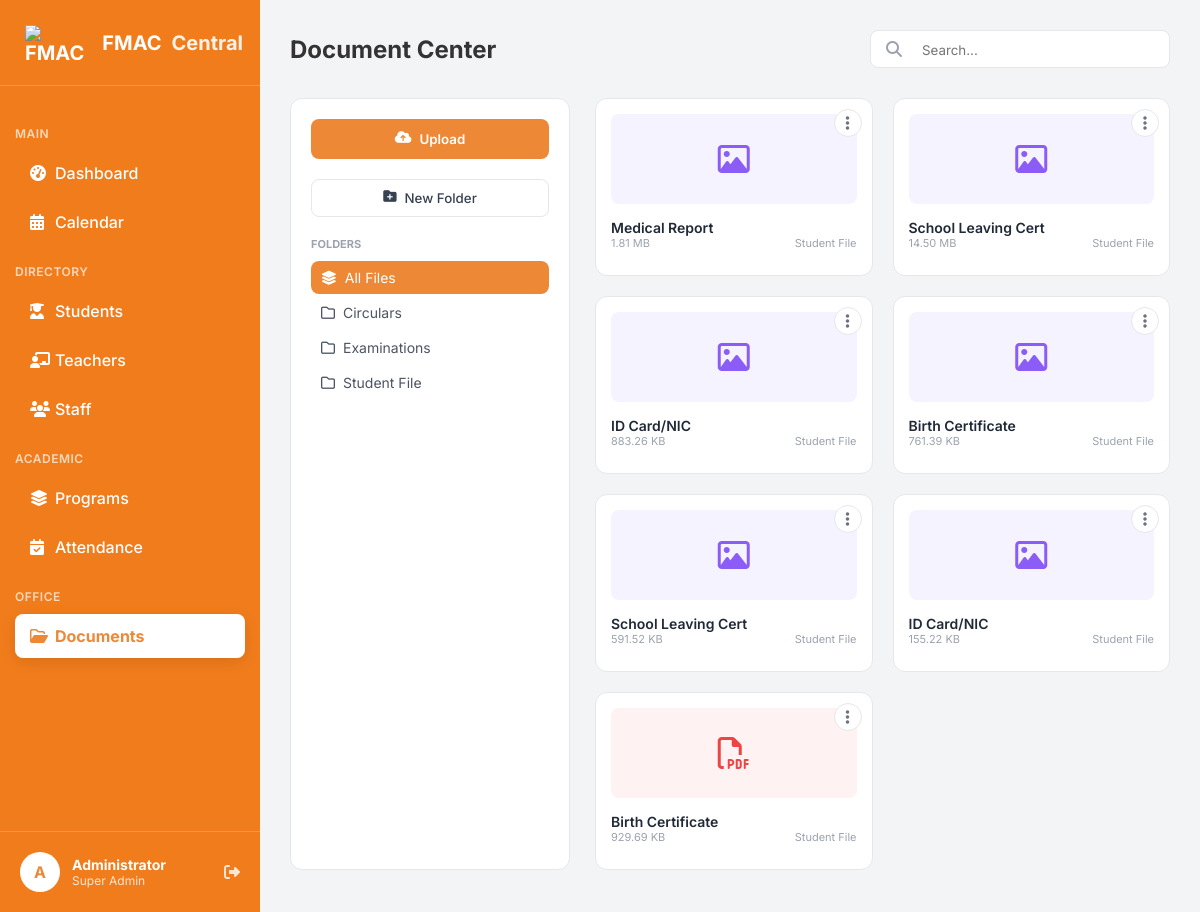
Screenshot of /documents.php (signed in) with the database file from the repository.
### tables this page shows
CREATE TABLE `categories` (
  `id` int(11) NOT NULL,
  `name` varchar(100) NOT NULL,
  `is_private` tinyint(4) DEFAULT 0
);

CREATE TABLE `documents` (
  `doc_id` int(11) NOT NULL,
  `title` varchar(100) NOT NULL,
  `file_path` text DEFAULT NULL,
  `uploaded_by` int(11) DEFAULT NULL,
  `uploaded_at` timestamp NOT NULL DEFAULT current_timestamp(),
  `category` varchar(50) DEFAULT 'General',
  `file_type` varchar(10) DEFAULT NULL,
  `file_size` varchar(20) DEFAULT NULL,
  `is_starred` tinyint(1) DEFAULT 0,
  `student_id` int(11) DEFAULT NULL
);

### documents.php (the view, shortened to what this page needs)
<?php
include 'db_conn.php';
$current_folder = isset($_GET['folder']) ? $_GET['folder'] : 'All';
$search_query = isset($_GET['search']) ? $_GET['search'] : '';
$folder_sql = "SELECT * FROM categories";
$folder_sql .= " ORDER BY name ASC";
$result_folders = mysqli_query($conn, $folder_sql);
$sql_docs = "SELECT * FROM documents WHERE 1=1";
$sql_docs .= " ORDER BY is_starred DESC, doc_id DESC";
$result_docs = mysqli_query($conn, $sql_docs);
?>
<!DOCTYPE html>
<html lang="en">
<head>
    <link rel="stylesheet" href="https://cdnjs.cloudflare.com/ajax/libs/font-awesome/6.4.0/css/all.min.css">
    <link rel="stylesheet" href="dashboard.css">
</head>
<body>
    <div class="dashboard-container">
        <?php $page = 'documents';
        include 'sidebar.php'; ?>
        <main class="main-content">
            <header class="top-header">
                <h2>Document Center</h2>
                <div class="search-bar" style="background:white; padding:8px 15px; border-radius:8px; border:1px solid #E5E7EB; display:flex; align-items:center; width:300px;">
                    <i class="fa-solid fa-magnifying-glass" style="color:#9CA3AF; margin-right:10px;"></i>
                    <form action="" method="GET" style="flex:1;">
                        <input type="text" name="search" placeholder="Search..." value="<?php echo htmlspecialchars($search_query); ?>" style="border:none; outline:none; width:100%;">
                    </form>
                </div>
            </header>
            <div class="doc-layout">
                <aside class="doc-sidebar">
                    <button class="btn-upload" onclick="openModal('uploadModal')"><i class="fa-solid fa-cloud-arrow-up"></i> Upload</button>
                    <button class="btn-new-folder" onclick="openModal('catModal')"><i class="fa-solid fa-folder-plus"></i> New Folder</button>
                    <div>
                        <p style="font-size:11px; font-weight:700; color:#9CA3AF; margin-bottom:10px; text-transform:uppercase;">Folders</p>
                        <ul class="folder-list">
                            <li class="folder-item <?php echo ($current_folder == 'All') ? 'active-item' : ''; ?>">
                                <a href="documents.php" class="folder-link"><i class="fa-solid fa-layer-group"></i> All Files</a>
                            </li>
                            <?php
                            if (mysqli_num_rows($result_folders) > 0) {
                                mysqli_data_seek($result_folders, 0);
                                while ($cat = mysqli_fetch_assoc($result_folders)) {
                                    $cName = $cat['name'];
                                    $isPriv = $cat['is_private'];
                                    $isActive = ($current_folder == $cName) ? 'active-item' : '';
                                    $lock = ($isPriv == 1) ? '<i class="fa-solid fa-lock" style="font-size:10px; opacity:0.5;"></i>' : '';
                                    echo "<li class='folder-item $isActive'>
                                            <a href='documents.php?folder=$cName' class='folder-link'>
                                                <i class='fa-regular fa-folder'></i> $cName $lock
                                            </a>";
                                    echo "</li>";
                                }
                            }
                            ?>
                        </ul>
                    </div>
                </aside>
                <div class="doc-grid">
                    <?php if (mysqli_num_rows($result_docs) > 0): ?>
                        <?php while ($doc = mysqli_fetch_assoc($result_docs)):
                            $ext = strtolower($doc['file_type']);
                            $bg = "type-doc";
                            $icon = "fa-file";
                            $isFileOnDrive = (strpos($doc['file_path'], 'http') === 0);
                            $downloadLink = $isFileOnDrive ? $doc['file_path'] : "uploads/" . $doc['file_path'];
                            $target = $isFileOnDrive ? "_blank" : "_self";
                            if ($ext == 'pdf') {
                                $bg = "type-pdf";
                                $icon = "fa-file-pdf";
                            } elseif (in_array($ext, ['jpg', 'jpeg', 'png', 'gif'])) {
                                $bg = "type-img";
                                $icon = "fa-image";
                            } elseif (in_array($ext, ['mp4', 'webm', 'ogg'])) {
                                $bg = "type-pdf";
                                $icon = "fa-file-video";
                            } elseif (in_array($ext, ['mp3', 'wav'])) {
                                $bg = "type-img";
                                $icon = "fa-file-audio";
                            } elseif ($ext == 'txt') {
                                $bg = "type-doc";
                                $icon = "fa-file-lines";
                            }
                        ?>
                            <div class="file-card">
                                <div class="menu-container">
                                    <div class="menu-btn" onclick="toggleMenu('menu-<?php echo $doc['doc_id']; ?>', event)">
                                        <i class="fa-solid fa-ellipsis-vertical"></i>
                                    </div>
                                </div>
                                <a href="<?php echo $downloadLink; ?>" target="<?php echo $target; ?>" style="text-decoration:none;">
                                    <div class="file-icon-box <?php echo $bg; ?>">
                                        <i class="fa-regular <?php echo $icon; ?>"></i>
                                    </div>
                                </a>
                                <div class="file-name" title="<?php echo $doc['title']; ?>"><?php echo $doc['title']; ?></div>
                                <div class="file-meta"><span><?php echo $doc['file_size']; ?></span><span><?php echo $doc['category']; ?></span></div>
                            </div>
                        <?php endwhile; ?>
                    <?php else: ?>
                        <div style="grid-column:1/-1; text-align:center; padding:50px; color:#9CA3AF;">No files found.</div>
                    <?php endif; ?>
                </div>
            </div>
        </main>
    </div>
</body>
</html>

### dashboard.css (style rules this page uses)
* { margin: 0; padding: 0; box-sizing: border-box; font-family: 'Inter', sans-serif; }
body { background-color: #F3F4F6; color: #333; }
.dashboard-container { display: flex; min-height: 100vh; }
.main-content { margin-left: 260px; flex: 1; padding: 30px; }
.top-header { display: flex; justify-content: space-between; align-items: center; margin-bottom: 30px; }
.top-header h2 { font-size: 24px; font-weight: 700; }
.search-bar { background: white; padding: 10px 15px; border-radius: 8px; display: flex; align-items: center; gap: 10px; border: 1px solid #E5E7EB; width: 300px; }
.search-bar input { border: none; outline: none; width: 100%; color: #4B5563; }

### documents.php (style rules this page uses)
.doc-layout { display: grid; grid-template-columns: 280px 1fr; gap: 25px; height: calc(100vh - 140px); }
.doc-sidebar { background: white; padding: 20px; border-radius: 12px; border: 1px solid #E5E7EB; display: flex; flex-direction: column; gap: 20px; }
.btn-upload { background: #ED8936; color: white; padding: 12px; border-radius: 8px; border: none; width: 100%; font-weight: 600; cursor: pointer; display: flex; justify-content: center; gap: 8px; }
.btn-new-folder { background: white; border: 1px solid #E5E7EB; color: #374151; padding: 10px; border-radius: 8px; width: 100%; cursor: pointer; font-weight: 500; display: flex; justify-content: center; gap: 8px; }
.folder-list { list-style: none; padding: 0; overflow-y: auto; flex: 1; }
.folder-item { display: flex; align-items: center; justify-content: space-between; padding: 8px 10px; margin-bottom: 2px; border-radius: 8px; transition: 0.2s; }
.folder-item.active-item { background: #ED8936; }
.folder-item.active-item a, .folder-item.active-item i { color: white !important; }
.folder-link { text-decoration: none; color: #4B5563; font-size: 14px; flex: 1; display: flex; align-items: center; gap: 8px; }
.doc-grid { display: grid; grid-template-columns: repeat(auto-fill, minmax(200px, 1fr)); gap: 20px; overflow-y: auto; align-content: start; }
.file-card { background: white; border-radius: 12px; padding: 15px; border: 1px solid #E5E7EB; position: relative; transition: 0.2s; display: flex; flex-direction: column; }
.file-icon-box { height: 90px; background: #F9FAFB; border-radius: 8px; display: flex; align-items: center; justify-content: center; font-size: 32px; margin-bottom: 15px; cursor: pointer; }
.type-pdf { color: #EF4444; background: #FEF2F2; }
.type-img { color: #8B5CF6; background: #F5F3FF; }
.file-name { font-weight: 600; font-size: 14px; color: #1F2937; white-space: nowrap; overflow: hidden; text-overflow: ellipsis; }
.file-meta { font-size: 11px; color: #9CA3AF; margin-bottom: 10px; display: flex; justify-content: space-between; }
.menu-container { position: absolute; top: 10px; right: 10px; z-index: 10; }
.menu-btn { background: white; border: 1px solid #E5E7EB; border-radius: 50%; width: 28px; height: 28px; display: flex; align-items: center; justify-content: center; cursor: pointer; color: #6B7280; transition: 0.2s; }

### rows the page displays
categories: name "Circulars"
categories: name "Examinations"
categories: name "Student File"
documents: title "Medical Report", file_size "1.81 MB", category "Student File"
documents: title "School Leaving Cert", file_size "14.50 MB", category "Student File"
documents: title "ID Card/NIC", file_size "883.26 KB", category "Student File"
documents: title "Birth Certificate", file_size "761.39 KB", category "Student File"
documents: title "School Leaving Cert", file_size "591.52 KB", category "Student File"
documents: title "ID Card/NIC", file_size "155.22 KB", category "Student File"
documents: title "Birth Certificate", file_size "929.69 KB", category "Student File"
